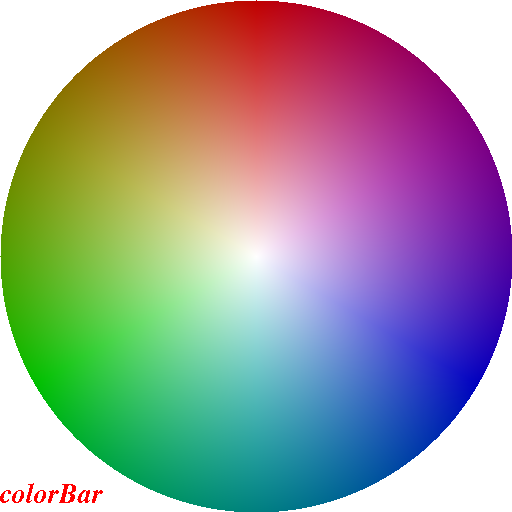
//> input picture html/colorBar.png, 512 x 512 px
$ ./extractImageData ../html/colorBar.png   (built with g++ and OpenCV 4)
//> lines starting //> are read from the running program, lines starting //| are printed output that depends on the picture
#include <stdio.h>
#include <opencv2/core/mat.hpp>
#include <opencv2/imgcodecs.hpp>
using namespace cv;
using namespace std;
int main(int argc, char** argv )
{
    Mat img = imread( argv[1], IMREAD_UNCHANGED );
//> img is the input picture: 512 rows x 512 cols, CV_8UC3; mean B, G, R 155.2, 155.2, 155.9
    uint16_t *input = (uint16_t*)(img.data);
    uint16_t prevv = 0;
    for(int j = 0;j < img.rows;j++){
      auto &val = input[j*img.cols+77];
      if(j != 0) printf("%d %hu\n", j , prevv);
      printf("%d %hu\n", j, val);
      prevv = val;
      val = -1;
    }
//> this loop made 512 passes
//> prevv on passes 1 to 3: 65535, 65535, 65535
//| 0 65535
//| 1 65535
//| 1 65535
//| 2 65535
//> (the first 4 of 15 printed lines)
//> (output is shown up to pass 8 of 512)
    imwrite("changedimage.png", img);
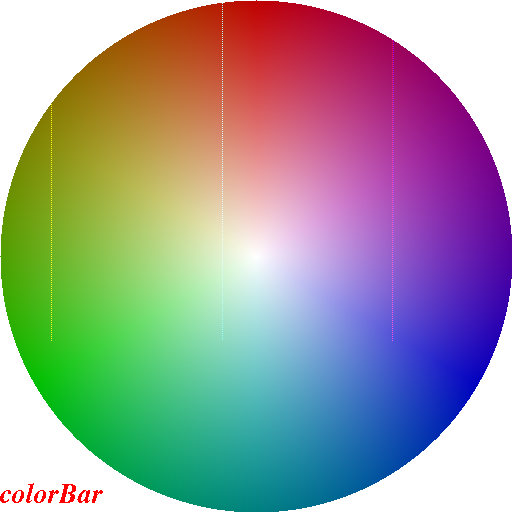
//> saved as changedimage.png: 512 rows x 512 cols, CV_8UC3; mean B, G, R 155.4, 155.3, 156
    return 0;
}
